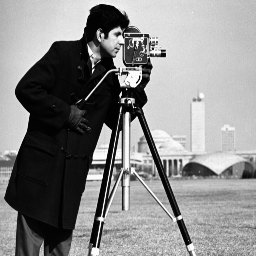
#> input picture images/cameraman.png, 256 x 256 px
$ python Ex4.py
#> lines starting #> are read from the running program, lines starting #| are printed output that depends on the picture
"""
5. Warping and Estimation

Exercise 4

Write a function affineTransform(f, x1, y1, x2, y2, x3, y3, width, height) that warps the parallelogram defined by the
three points (x1,y1), (x2,y2) and (x3,y3) onto a new image of given width and height. Here we assume that the
coordinates are given with respect to the graphical axis (x from left to right, y from top to bottom).

"""

import cv2
import numpy as np


def affineTransform(f, x1, y1, x2, y2, x3, y3, width, height):
    srcTri = np.array([[x1, y1], [x2, y2], [x3, y3]]).astype(np.float32)
    dstTri = np.array([[0, 0], [width - 1, 0], [0, height - 1]]).astype(np.float32)

    warp_mat = cv2.getAffineTransform(srcTri, dstTri)
    warp_dst = cv2.warpAffine(f, warp_mat, (width, height))

    return warp_dst


src = cv2.imread('images/cameraman.png')
#> src is the input picture: shape (256, 256, 3); min 0, max 251, mean 137.1

x1, y1, x2, y2, x3, y3 = 0, 0, 200, 50, 50, 100
x4, y4 = x1 + (x3 - x2), y1 + (y3 - y2)
(tl, tr, br, bl) = ((x1, y1), (x2, y2), (x3, y3), (x4, y4))

widthA = np.sqrt(((br[0] - bl[0]) ** 2) + ((br[1] - bl[1]) ** 2))
widthB = np.sqrt(((tr[0] - tl[0]) ** 2) + ((tr[1] - tl[1]) ** 2))
maxWidth = max(int(widthA), int(widthB))

heightA = np.sqrt(((tr[0] - br[0]) ** 2) + ((tr[1] - br[1]) ** 2))
heightB = np.sqrt(((tl[0] - bl[0]) ** 2) + ((tl[1] - bl[1]) ** 2))
maxHeight = max(int(heightA), int(heightB))

dst = affineTransform(src, x1, y1, x2, y2, x3, y3, maxWidth, maxHeight)
#> in affineTransform, `warp_dst = cv2.warpAffine(f, warp_mat, (width, height))`:
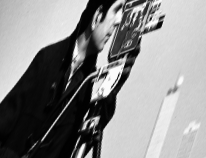
#> warp_dst: shape (158, 206, 3); min 1, max 251, mean 138.1

cv2.imshow('Source image', src)
cv2.imshow('Warp', dst)
cv2.waitKey(0)
cv2.destroyAllWindows()
